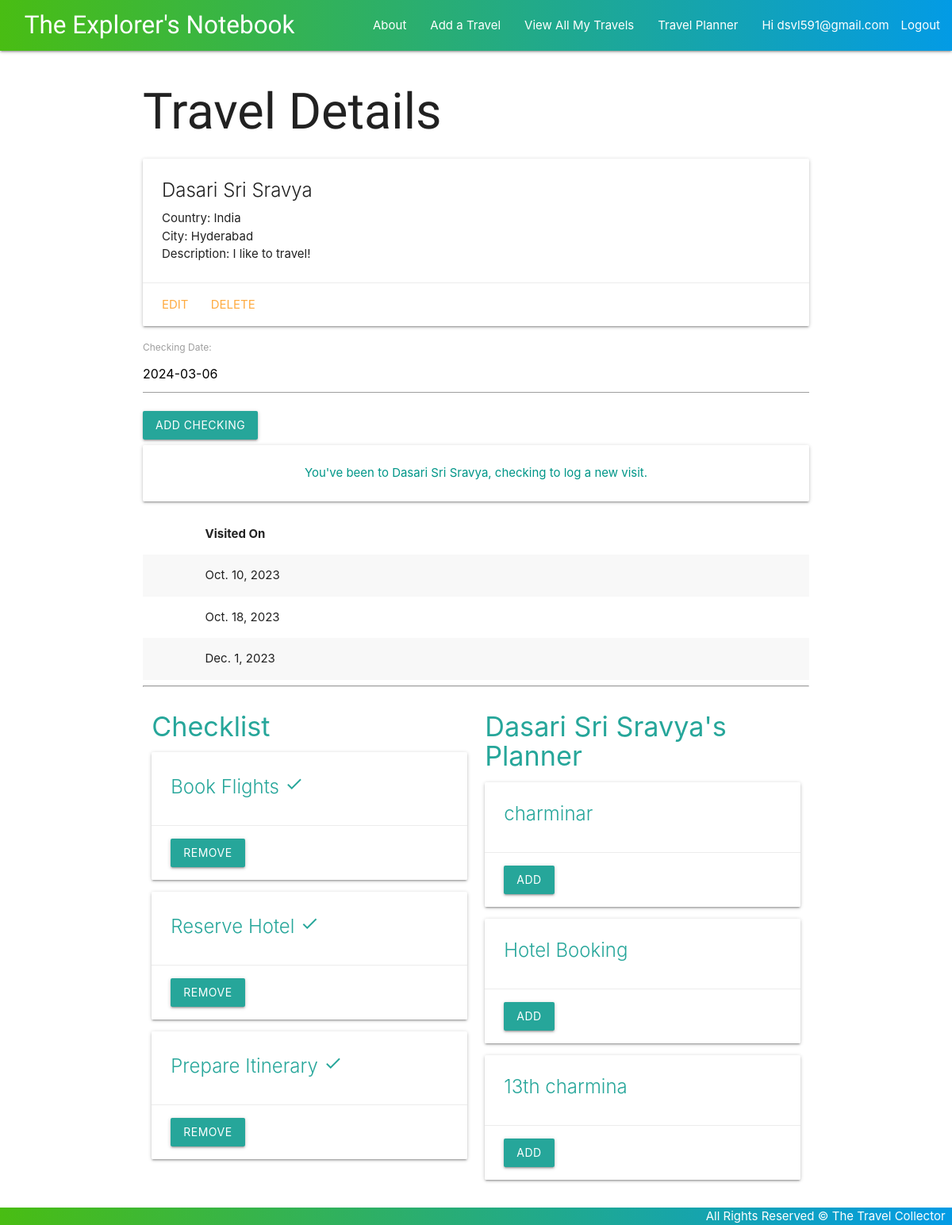
Screenshot of /travels/2/ (signed in) with the database file from the repository.
### main_app/models.py (models this page shows, shortened)
class Travel(models.Model):
    name = models.CharField(max_length=100)
    country = models.CharField(max_length=100)
    city = models.CharField(max_length=100)
    description = models.TextField(max_length=250)
    image = models.CharField(default=None, blank=True, null=True, max_length=2000)
    checklists = models.ManyToManyField(Checklist)
    user = models.ForeignKey(User, on_delete=models.CASCADE)
    def checking_visit(self):
        return self.checking_set.count() > 0

class Checking(models.Model):
    date = models.DateField("Checking Date")
    visit = models.CharField(default='Visited On', max_length=100)
    travel = models.ForeignKey(Travel, on_delete=models.CASCADE)
    class Meta:
        ordering = ['date']

class Checklist(models.Model):
    name = models.CharField(max_length=50)
    description = models.CharField(max_length=250)
    user = models.ForeignKey(User, on_delete=models.CASCADE)

### main_app/views.py (the view)
# urls.py: path('travels/<int:travel_id>/', views.travels_detail, name='detail'),
@login_required
def travels_detail(request, travel_id):
    checking_form = CheckingForm
    travel = Travel.objects.get(id=travel_id)
    checklists_travel_for_planning = Checklist.objects.filter(user = request.user).exclude(id__in = travel.checklists.all().values_list('id'))
    return render(request, 'travels/details.html', {'travel': travel,
    'title': "Travels Details Page", 'checking_form': checking_form,
    'checklists': checklists_travel_for_planning})

### main_app/templates/travels/details.html (shortened to what this page needs)
{% extends 'base.html' %}
{% block content %}
<h1> Travel Details </h1>
<div class="card">
    <div class="card-content">
        <span class="card-title">{{ travel.name }}</span>
        <p>Country: {{ travel.country }}</p>
        <p>City: {{ travel.city }}</p>
        <p>Description: {{ travel.description }}</p>
    </div>
    <div class="card-action">
        <a href="{% url 'travels_update' travel.id %}">Edit</a>
        <a href="{% url 'travels_delete' travel.id %}">Delete</a>
    </div>
</div>
<div>
    <form action="{% url 'add_checking' travel.id %}" method="post">
        {{ checking_form.as_p }}
        <input type="submit" value="Add Checking" class="btn">
    </form>
    {% if travel.checking_visit %}
    <div class="card-panel teal-text center-align"> You've been to {{ travel.name }}, checking to log a new visit. </div>
    {% else %}
    <div class="card-panel red-text center-align"> You've never been to {{ travel.name }}, checking to log a visit. </div>
    {% endif %}
    <table class="striped">
        <thead>
            <tr>
                <th></th>
                <th>Visited On</th>
            </tr>
        </thead>
        <tbody>
            {% for checking in travel.checking_set.all %}
            <tr>
                <td>{{ checking.get_visit_display }}</td>
                <td>{{ checking.date }}</td>
            </tr>
            {% endfor %}
        </tbody>
    </table>
</div>
<hr>
<a name="checklists">
    <div class="row">
        <div class="col s6">
            <h4> Checklist </h4>
            {% if travel.checklists.count %}
            {% for checklist in travel.checklists.all %}
            <div class="card">
                <div class="card-content">
                    <span class="card-title">
                    <span> {{ checklist.name }} </span>
                    <i class="material-icons">done</i>
                </span>
                </div>
                <div class="card-action">
                    <form action="{% url 'unassoc_checklist' travel.id checklist.id %}#checklists" method="post">
                        <button type="submit" class="btn"> Remove</button>
                    </form>
                </div>
            </div>
            {% endfor %}
            {% else %}
            <h5>Nothing done :(</h5>
            {% endif%}
        </div>
        <div class="col s6">
            <h4>{{ travel.name }}'s Planner</h4>
            {% if checklists.count %}
            {% for checklist in checklists.all %}
            <div class="card">
                <div class="card-content">
                    <span class="card-title">
                    <span> {{ checklist.name }} </span>
                    </span>
                </div>
                <div class="card-action">
                    <form action="{% url 'assoc_checklist' travel.id checklist.id %}#checklists" method="post">
                        <button type="submit" class="btn"> Add</button>
                    </form>
                </div>
            </div>
            {% endfor %}
                {% else %}
                    <h5> {{ travel.name }} is up to date <i class="material-icons">done_all</i></h5>
                    <p><a href="{% url 'checklists_create' %}"> Add new Checklist to your planner </a></p>
                {% endif %}
        </div>
    </div>
</a>
{% endblock %}

### main_app/templates/base.html (shortened to what this page needs)
{% load static %}
<!DOCTYPE html>
<html lang="en">
<head>
    <link rel="stylesheet" href="https://cdnjs.cloudflare.com/ajax/libs/materialize/1.0.0/css/materialize.min.css">
    <link rel="stylesheet" href="{% static '/css/style.css' %}">
</head>
<body>
    <header>
    <div class="navbar-fixed">
        <nav>
            <div class="nav-wrapper">
                <a href="{% url 'home' %}" class="left brand-logo"> &nbsp; &nbsp; The Explorer's Notebook</a>
                <ul class="right hide-on-med-and-down">
                    <li><a href="{% url 'about' %}"> About </a></li>
                    {% if user.is_authenticated %}
                    <li><a href="{% url 'travels_create' %}"> Add a Travel </a></li>
                    <li><a href="{% url 'index' %}"> View All My Travels </a></li>
                    <li><a class="dropdown-trigger" href="#!" data-target="dropdown1">Travel Planner</a></li>
                    <li>Hi {{ user.username }}</li>
                    <li><a href="{% url 'logout' %}"> Logout </a> </li>
                    {% else %}
                    <li><a href="{% url 'signup' %}">Signup</a></li>
                    <li><a href="{% url 'login' %}">Login</a></li>
                    {% endif %}
                </ul>
            </div>
        </nav>
    </div>
    </header>
    <main class="container">
        {% block content %}
        {% endblock %}
    </main>
    <footer class="page-footer custom-footer">
        <div class="right">
            All Rights Reserved &copy; The Travel Collector &nbsp;
        </div>
    </footer>
</body>
</html>

### main_app/static/css/style.css (style rules this page uses)
body { display: flex; min-height: 100vh; flex-direction: column; }
h1, .brand-logo { font-family: 'Style Script', cursive; }
nav .nav-wrapper { background: linear-gradient(90deg, #49bd13 0%, #039be5 100%); }
main { flex: 1 0 auto; }
footer.page-footer { padding-top: 0; text-align: right; background: linear-gradient(90deg, #49bd13 0%, #039be5 100%); }
a { color: #26a69a; }

### rows the page displays
Travel: name "Dasari Sri Sravya", country "India", city "Hyderabad", description "I like to travel!"
Checking: date "Oct. 10, 2023"
Checking: date "Oct. 18, 2023"
Checking: date "Dec. 1, 2023"
Checklist: name "Book Flights"
Checklist: name "Reserve Hotel"
Checklist: name "Prepare Itinerary"
Checklist: name "charminar"
Checklist: name "Hotel Booking"
Checklist: name "13th charmina"

### other values shown
{{ user.username }} "dsvl591@gmail.com"
